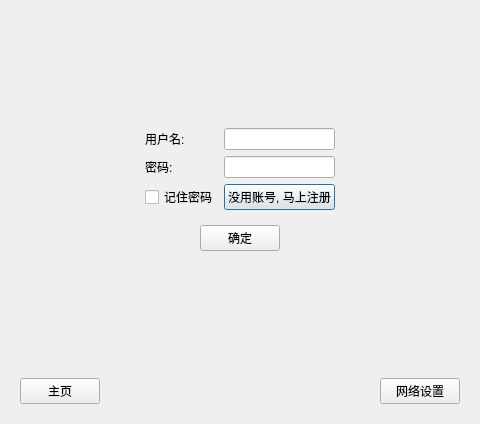
<?xml version="1.0" encoding="UTF-8"?>
<ui version="4.0">
 <class>Login</class>
 <widget class="QDialog" name="Login">
  <property name="geometry">
   <rect>
    <x>0</x>
    <y>0</y>
    <width>480</width>
    <height>424</height>
   </rect>
  </property>
  <property name="windowTitle">
   <string>Dialog</string>
  </property>
  <layout class="QVBoxLayout" name="verticalLayout_2">
   <item>
    <widget class="QStackedWidget" name="stackedWidget">
     <property name="currentIndex">
      <number>0</number>
     </property>
     <widget class="QWidget" name="page">
      <layout class="QVBoxLayout" name="verticalLayout">
       <item>
        <spacer name="verticalSpacer">
         <property name="orientation">
          <enum>Qt::Vertical</enum>
         </property>
         <property name="sizeType">
          <enum>QSizePolicy::Fixed</enum>
         </property>
         <property name="sizeHint" stdset="0">
          <size>
           <width>20</width>
           <height>90</height>
          </size>
         </property>
        </spacer>
       </item>
       <item>
        <widget class="QWidget" name="widget_3" native="true">
         <layout class="QHBoxLayout" name="horizontalLayout_2">
          <item>
           <spacer name="horizontalSpacer_3">
            <property name="orientation">
             <enum>Qt::Horizontal</enum>
            </property>
            <property name="sizeHint" stdset="0">
             <size>
              <width>40</width>
              <height>20</height>
             </size>
            </property>
           </spacer>
          </item>
          <item>
           <widget class="QWidget" name="widget" native="true">
            <layout class="QGridLayout" name="gridLayout">
             <item row="0" column="0">
              <widget class="QLabel" name="label">
               <property name="text">
                <string>用户名:</string>
               </property>
              </widget>
             </item>
             <item row="0" column="1">
              <widget class="QLineEdit" name="userName"/>
             </item>
             <item row="1" column="0">
              <widget class="QLabel" name="label_2">
               <property name="text">
                <string>密码:</string>
               </property>
              </widget>
             </item>
             <item row="1" column="1">
              <widget class="QLineEdit" name="password"/>
             </item>
             <item row="2" column="0">
              <widget class="QCheckBox" name="savePwd">
               <property name="text">
                <string>记住密码</string>
               </property>
              </widget>
             </item>
             <item row="2" column="1">
              <widget class="QPushButton" name="regUser">
               <property name="text">
                <string>没用账号, 马上注册</string>
               </property>
              </widget>
             </item>
             <item row="3" column="0" colspan="2">
              <widget class="QWidget" name="widget_2" native="true">
               <layout class="QHBoxLayout" name="horizontalLayout">
                <item>
                 <spacer name="horizontalSpacer">
                  <property name="orientation">
                   <enum>Qt::Horizontal</enum>
                  </property>
                  <property name="sizeHint" stdset="0">
                   <size>
                    <width>40</width>
                    <height>20</height>
                   </size>
                  </property>
                 </spacer>
                </item>
                <item>
                 <widget class="QPushButton" name="loginBtn">
                  <property name="text">
                   <string>确定</string>
                  </property>
                 </widget>
                </item>
                <item>
                 <spacer name="horizontalSpacer_2">
                  <property name="orientation">
                   <enum>Qt::Horizontal</enum>
                  </property>
                  <property name="sizeHint" stdset="0">
                   <size>
                    <width>40</width>
                    <height>20</height>
                   </size>
                  </property>
                 </spacer>
                </item>
               </layout>
              </widget>
             </item>
            </layout>
           </widget>
          </item>
          <item>
           <spacer name="horizontalSpacer_4">
            <property name="orientation">
             <enum>Qt::Horizontal</enum>
            </property>
            <property name="sizeHint" stdset="0">
             <size>
              <width>84</width>
              <height>20</height>
             </size>
            </property>
           </spacer>
          </item>
         </layout>
        </widget>
       </item>
       <item>
        <spacer name="verticalSpacer_2">
         <property name="orientation">
          <enum>Qt::Vertical</enum>
         </property>
         <property name="sizeHint" stdset="0">
          <size>
           <width>20</width>
           <height>17</height>
          </size>
         </property>
        </spacer>
       </item>
      </layout>
     </widget>
     <widget class="QWidget" name="page_2">
      <layout class="QVBoxLayout" name="verticalLayout_3">
       <item>
        <spacer name="verticalSpacer_3">
         <property name="orientation">
          <enum>Qt::Vertical</enum>
         </property>
         <property name="sizeType">
          <enum>QSizePolicy::Fixed</enum>
         </property>
         <property name="sizeHint" stdset="0">
          <size>
           <width>20</width>
           <height>90</height>
          </size>
         </property>
        </spacer>
       </item>
       <item>
        <widget class="QWidget" name="widget_5" native="true">
         <layout class="QHBoxLayout" name="horizontalLayout_4">
          <item>
           <spacer name="horizontalSpacer_6">
            <property name="orientation">
             <enum>Qt::Horizontal</enum>
            </property>
            <property name="sizeHint" stdset="0">
             <size>
              <width>40</width>
              <height>20</height>
             </size>
            </property>
           </spacer>
          </item>
          <item>
           <widget class="QWidget" name="widget_6" native="true">
            <layout class="QGridLayout" name="gridLayout_2">
             <item row="1" column="1">
              <widget class="QLineEdit" name="regPasswrod"/>
             </item>
             <item row="0" column="1">
              <widget class="QLineEdit" name="regUserName"/>
             </item>
             <item row="3" column="0" colspan="2">
              <widget class="QWidget" name="widget_7" native="true">
               <layout class="QHBoxLayout" name="horizontalLayout_5">
                <item>
                 <spacer name="horizontalSpacer_7">
                  <property name="orientation">
                   <enum>Qt::Horizontal</enum>
                  </property>
                  <property name="sizeHint" stdset="0">
                   <size>
                    <width>40</width>
                    <height>20</height>
                   </size>
                  </property>
                 </spacer>
                </item>
                <item>
                 <widget class="QPushButton" name="registerBtn">
                  <property name="text">
                   <string>确定</string>
                  </property>
                 </widget>
                </item>
                <item>
                 <spacer name="horizontalSpacer_8">
                  <property name="orientation">
                   <enum>Qt::Horizontal</enum>
                  </property>
                  <property name="sizeHint" stdset="0">
                   <size>
                    <width>40</width>
                    <height>20</height>
                   </size>
                  </property>
                 </spacer>
                </item>
               </layout>
              </widget>
             </item>
             <item row="0" column="0">
              <widget class="QLabel" name="label_3">
               <property name="text">
                <string>用户名:</string>
               </property>
              </widget>
             </item>
             <item row="1" column="0">
              <widget class="QLabel" name="label_4">
               <property name="text">
                <string>密码:</string>
               </property>
              </widget>
             </item>
             <item row="2" column="0">
              <widget class="QLabel" name="label_7">
               <property name="text">
                <string>手机号:</string>
               </property>
              </widget>
             </item>
             <item row="2" column="1">
              <widget class="QLineEdit" name="phone"/>
             </item>
            </layout>
           </widget>
          </item>
          <item>
           <spacer name="horizontalSpacer_9">
            <property name="orientation">
             <enum>Qt::Horizontal</enum>
            </property>
            <property name="sizeHint" stdset="0">
             <size>
              <width>84</width>
              <height>20</height>
             </size>
            </property>
           </spacer>
          </item>
         </layout>
        </widget>
       </item>
       <item>
        <spacer name="verticalSpacer_4">
         <property name="orientation">
          <enum>Qt::Vertical</enum>
         </property>
         <property name="sizeHint" stdset="0">
          <size>
           <width>20</width>
           <height>4</height>
          </size>
         </property>
        </spacer>
       </item>
      </layout>
     </widget>
     <widget class="QWidget" name="page_3">
      <layout class="QVBoxLayout" name="verticalLayout_4">
       <item>
        <spacer name="verticalSpacer_5">
         <property name="orientation">
          <enum>Qt::Vertical</enum>
         </property>
         <property name="sizeType">
          <enum>QSizePolicy::Fixed</enum>
         </property>
         <property name="sizeHint" stdset="0">
          <size>
           <width>20</width>
           <height>100</height>
          </size>
         </property>
        </spacer>
       </item>
       <item>
        <widget class="QWidget" name="widget_8" native="true">
         <layout class="QHBoxLayout" name="horizontalLayout_6">
          <item>
           <spacer name="horizontalSpacer_10">
            <property name="orientation">
             <enum>Qt::Horizontal</enum>
            </property>
            <property name="sizeHint" stdset="0">
             <size>
              <width>40</width>
              <height>20</height>
             </size>
            </property>
           </spacer>
          </item>
          <item>
           <widget class="QWidget" name="widget_9" native="true">
            <layout class="QGridLayout" name="gridLayout_3">
             <item row="2" column="0" colspan="2">
              <widget class="QWidget" name="widget_10" native="true">
               <layout class="QHBoxLayout" name="horizontalLayout_7">
                <item>
                 <spacer name="horizontalSpacer_11">
                  <property name="orientation">
                   <enum>Qt::Horizontal</enum>
                  </property>
                  <property name="sizeHint" stdset="0">
                   <size>
                    <width>40</width>
                    <height>20</height>
                   </size>
                  </property>
                 </spacer>
                </item>
                <item>
                 <widget class="QPushButton" name="netOkBtn">
                  <property name="text">
                   <string>确定</string>
                  </property>
                 </widget>
                </item>
                <item>
                 <spacer name="horizontalSpacer_12">
                  <property name="orientation">
                   <enum>Qt::Horizontal</enum>
                  </property>
                  <property name="sizeHint" stdset="0">
                   <size>
                    <width>40</width>
                    <height>20</height>
                   </size>
                  </property>
                 </spacer>
                </item>
               </layout>
              </widget>
             </item>
             <item row="1" column="0">
              <widget class="QLabel" name="label_6">
               <property name="text">
                <string>端口号:</string>
               </property>
              </widget>
             </item>
             <item row="1" column="1">
              <widget class="QLineEdit" name="port"/>
             </item>
             <item row="0" column="1">
              <widget class="QLineEdit" name="ipAddr"/>
             </item>
             <item row="0" column="0">
              <widget class="QLabel" name="label_5">
               <property name="text">
                <string>IP地址:</string>
               </property>
              </widget>
             </item>
            </layout>
           </widget>
          </item>
          <item>
           <spacer name="horizontalSpacer_13">
            <property name="orientation">
             <enum>Qt::Horizontal</enum>
            </property>
            <property name="sizeHint" stdset="0">
             <size>
              <width>84</width>
              <height>20</height>
             </size>
            </property>
           </spacer>
          </item>
         </layout>
        </widget>
       </item>
       <item>
        <spacer name="verticalSpacer_6">
         <property name="orientation">
          <enum>Qt::Vertical</enum>
         </property>
         <property name="sizeHint" stdset="0">
          <size>
           <width>20</width>
           <height>20</height>
          </size>
         </property>
        </spacer>
       </item>
      </layout>
     </widget>
    </widget>
   </item>
   <item>
    <widget class="QWidget" name="widget_4" native="true">
     <layout class="QHBoxLayout" name="horizontalLayout_3">
      <item>
       <widget class="QPushButton" name="homeBtn">
        <property name="text">
         <string>主页</string>
        </property>
       </widget>
      </item>
      <item>
       <spacer name="horizontalSpacer_5">
        <property name="orientation">
         <enum>Qt::Horizontal</enum>
        </property>
        <property name="sizeHint" stdset="0">
         <size>
          <width>243</width>
          <height>20</height>
         </size>
        </property>
       </spacer>
      </item>
      <item>
       <widget class="QPushButton" name="netSetBtn">
        <property name="text">
         <string>网络设置</string>
        </property>
       </widget>
      </item>
     </layout>
    </widget>
   </item>
  </layout>
 </widget>
 <resources/>
 <connections/>
</ui>
